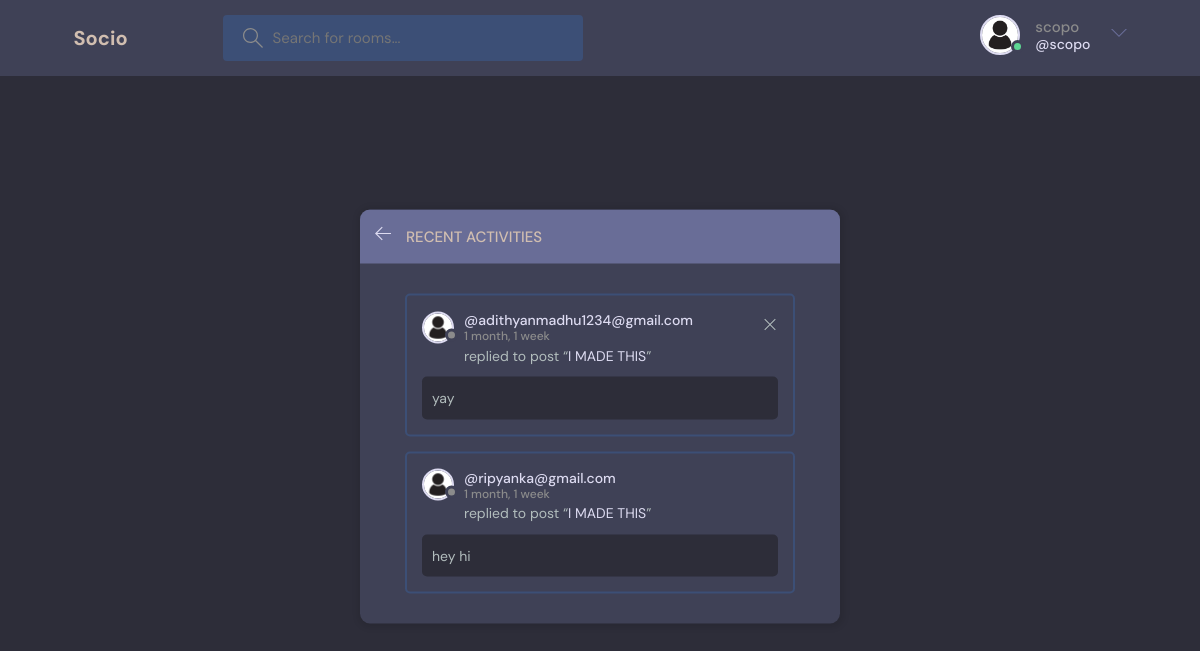
/activity/ (signed in), run on the app's committed database.
### base/models.py (models this page shows, shortened)
class User(AbstractUser):
    name=models.CharField(max_length=200,null=True)
    email=models.EmailField(unique=True, null=True)
    bio=models.TextField(null=True)
    avatar= models.ImageField(null=True,default="pro.jpg")
    USERNAME_FIELD = 'email'
    REQUIRED_FIELDS=[]

class Message(models.Model):
    user = models.ForeignKey(User,on_delete=models.CASCADE)
    room=models.ForeignKey(Room, on_delete=models.CASCADE)
    body = models.TextField()
    update = models.DateTimeField(auto_now=True)
    created=models.DateTimeField(auto_now_add=True)

class Room (models.Model):
    host = models.ForeignKey(User,  on_delete=models.SET_NULL, null=True)
    topic = models.ForeignKey(Topic, on_delete=models.SET_NULL, null=True)
    name=models.CharField(max_length=200)
    description=models.TextField(null=True, blank=True)
    participants = models.ManyToManyField(User,related_name='participants')
    update = models.DateTimeField(auto_now=True)
    created=models.DateTimeField(auto_now_add=True)
    class Meta:
        ordering= ['-update', '-created']

### base/views.py (the view)
# urls.py: path('activity/',views.activityPage,name='activity'),
def activityPage(request):
    room_messages=Message.objects.all()
    return render(request, 'base/activity.html',{'room_messages':room_messages})

### base/templates/base/activity.html
{% extends 'main.html' %} {% block content %} {% load static %}
<main class="layout">
  <div class="container">
    <div class="layout__box">
      <div class="layout__boxHeader">
        <div class="layout__boxTitle">
          <a href="{% url 'HOME' %}">
            <svg
              version="1.1"
              xmlns="http://www.w3.org/2000/svg"
              width="32"
              height="32"
              viewBox="0 0 32 32"
            >
              <title>arrow-left</title>
              <path
                d="M13.723 2.286l-13.723 13.714 13.719 13.714 1.616-1.611-10.96-10.96h27.625v-2.286h-27.625l10.965-10.965-1.616-1.607z"
              ></path>
            </svg>
          </a>
          <h3>Recent Activities</h3>
        </div>
      </div>
      <div class="activities-page layout__body">
        {% for user in room_messages %}
        <div class="activities__box">
          <div class="activities__boxHeader roomListRoom__header">
            <a
              href="{% url 'user-profile' user.user.id %}"
              class="roomListRoom__author"
            >
              <div class="avatar avatar--small">
                <img src="{% static 'images/pro.jpg' %}" />
              </div>
              <p>
                @{{user.user}}
                <span>{{user.created|timesince}}</span>
              </p>
            </a>
            {% if request.user == user.user %}
            <div class="roomListRoom__actions">
              <a href="{% url 'delete-message' user.id %}">
                <svg
                  version="1.1"
                  xmlns="http://www.w3.org/2000/svg"
                  width="32"
                  height="32"
                  viewBox="0 0 32 32"
                >
                  <title>remove</title>
                  <path
                    d="M27.314 6.019l-1.333-1.333-9.98 9.981-9.981-9.981-1.333 1.333 9.981 9.981-9.981 9.98 1.333 1.333 9.981-9.98 9.98 9.98 1.333-1.333-9.98-9.98 9.98-9.981z"
                  ></path>
                </svg>
              </a>
            </div>
            {% endif %}
          </div>
          <div class="activities__boxContent">
            <p>
              replied to post “<a href="{% url 'room' user.room.id %}"
                >{{user.room.name}}</a
              >”
            </p>
            <div class="activities__boxRoomContent">{{user.body}}</div>
          </div>
        </div>
        {% endfor %}
      </div>
    </div>
  </div>
</main>
{% endblock %}

### templates/navbar.html (shortened to what this page needs)
{% load static %}
<header class="header header--loggedIn">
    <div class="container">
      <a href="{% url 'HOME' %}" class="header__logo">
        <h1>Socio</h1>
      </a>
      <form class="header__search" method="GET" action="{% url 'HOME' %}">
        <label>
          <input name="q" placeholder="Search for rooms..." />
        </label>
      </form>
      <nav class="header__menu">
        {% if request.user.is_authenticated %}
        <div class="header__user">
          <a href="{% url 'user-profile' request.user.id %}">
            <div class="avatar avatar--medium active">
              <img src="{% static 'images/pro.jpg' %}" />
            </div>
            <p>{{request.user.username}}<span>@{{request.user.username}}</span></p>
          </a>
          <button class="dropdown-button">
            <svg version="1.1" xmlns="http://www.w3.org/2000/svg" width="32" height="32" viewBox="0 0 32 32">
              <title>chevron-down</title>
              <path d="M16 21l-13-13h-3l16 16 16-16h-3l-13 13z"></path>
            </svg>
          </button>
        </div>
        {% else %}
        <a href="{% url 'login' %}">
          <img src="./assets/avatar.svg" />
          <p>Login</p>
        </a>
        {% endif %}
      </nav>
    </div>
  </header>

### data on the page
User: user.username "scopo"
Message: user "adithyanmadhu1234@gmail.com", created "1 month, 1 week", room.name "I MADE THIS", body "yay"
Message: user "ripyanka@gmail.com", created "1 month, 1 week", room.name "I MADE THIS", body "hey hi"
